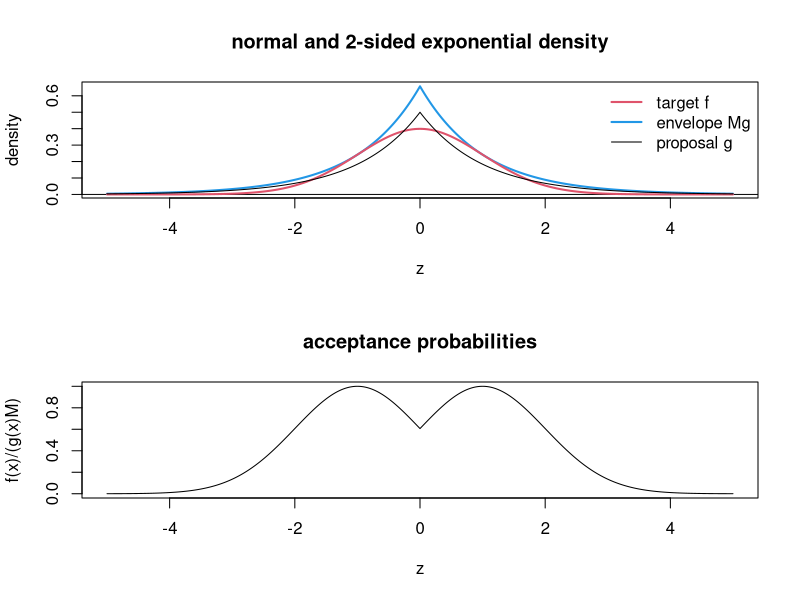
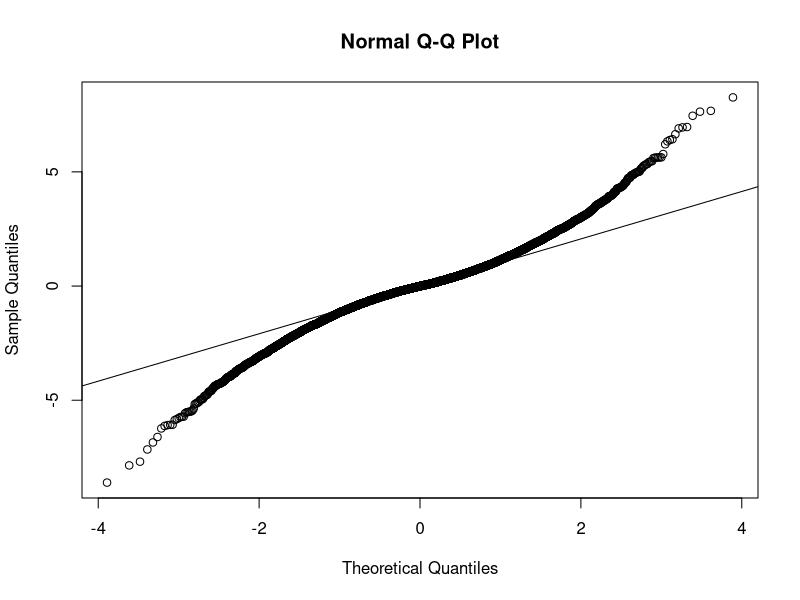
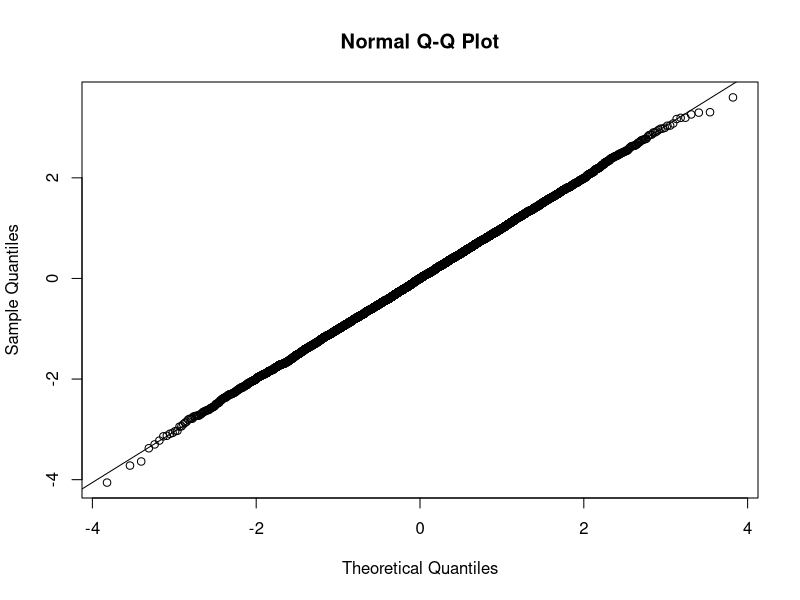
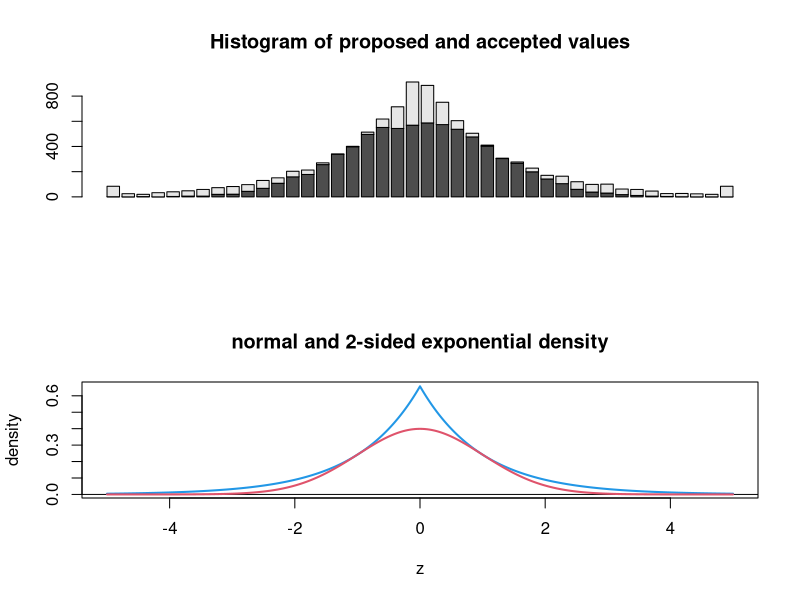
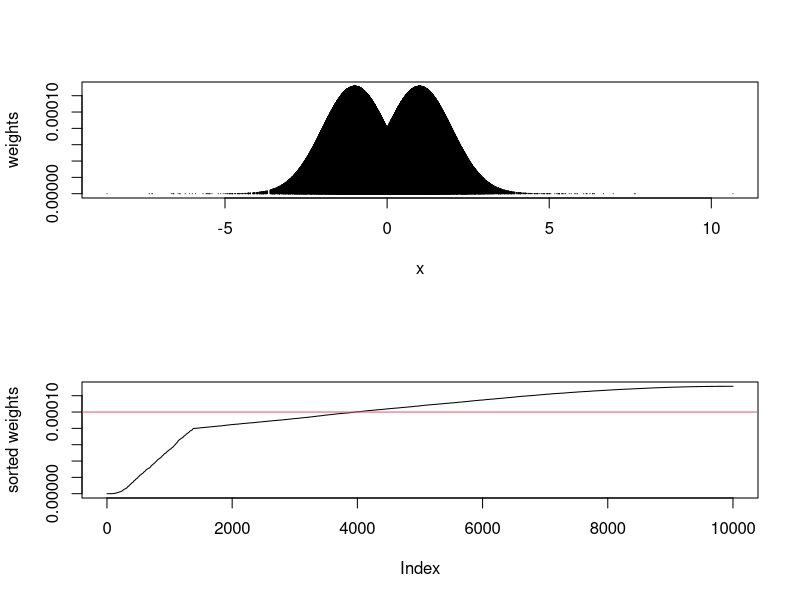
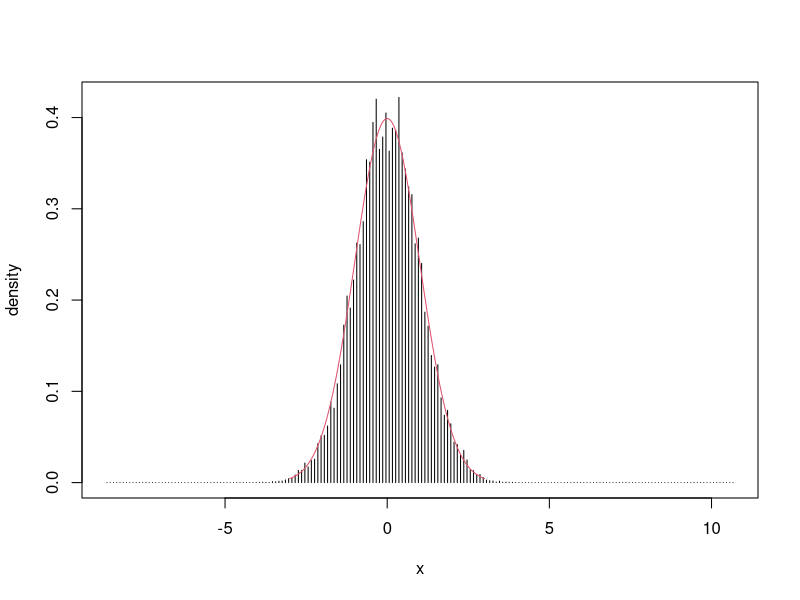
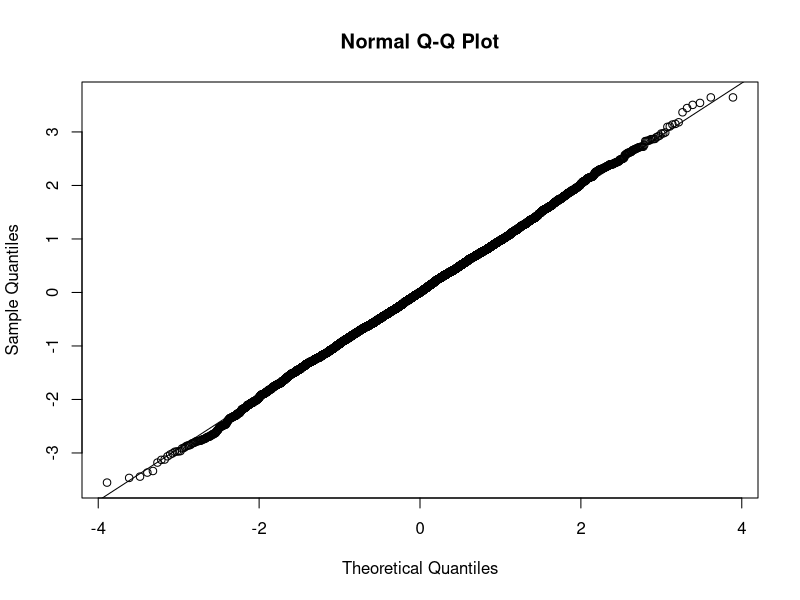

The R source for these figures, in order:
###########################
## 1. Rejection sampling ##
###########################
# Explaining the underlying principle
par(mfrow=c(2,1))
z <- seq(-5,5,0.01)
f <- dnorm(z) # Target density (f "=" pi, Gaussian)
g <- 0.5*exp(-abs(z)) # Proposal density (g "=" tau, laplace aka 2-sided exponential)
M <- 1/sqrt(pi*0.5)*exp(0.5)
plot(z,g*M,type="l",ylab="density",lwd=2,col=4,main=
       "normal and 2-sided exponential density")
abline(h=0)
lines(z,f,col=2,lwd=2) 
lines(z,g)
legend("topright",c("target f","envelope Mg","proposal g"),col=c(2,4,1),lwd=c(2,2,1),bt="n")
plot(z,f/g/M,type="l",ylab="f(x)/(g(x)M)",main=
       "acceptance probabilities")
1/M # acceptance probability = 1/M

# Implementing 
n <- 10000
par(mfrow=c(1,1))
x <- (2*(runif(n) < 0.5)-1)*log(runif(n)) # Sample from g (laplace distribution) using quantile transform
qqnorm(x) # g has heavier tails than f
qqline(x)
a <- exp(-0.5*(abs(x)-1)^2) # Vector of acceptance probabilities
y <- x[runif(n)<a] # Accept/reject step
qqnorm(y) # Check for normality 
qqline(y)
length(y) # Number of accepted values

br <- c(-12,seq(-4,4,0.2),12) # Histogram boundaries 
hg <- hist(x,breaks=br,plot=F)$counts # Frequencies of proposed values
hf <- hist(y,breaks=br,plot=F)$counts # Frequencies of accepted values
par(mfrow=c(2,1))
barplot(height=rbind(hf,hg-hf),main=
          "Histogram of proposed and accepted values")
plot(z,g*M,type="l",ylab="density",lwd=2,col=4,main=
       "normal and 2-sided exponential density") 
abline(h=0)
lines(z,f,col=2,lwd=2) 


###########################
# 2. Importance sampling ## (for the same pair target/proposal)
###########################
n <- 10000
x <- (2*(runif(n) < 0.5)-1)*log(runif(n)) #Sample from g (laplace distribution)
w <- exp(-0.5*(abs(x)-1)^2)
w <- w/sum(w) #Weights for importance sampling
plot(x,w,type="h",ylab="weights")
plot(sort(w),ylab="sorted weights",type="l")
abline(h=0.0001,col=2) #Shows non-uniformity of weights.

##Show that weighted sample has the correct the target density
par(mfrow=c(1,1)) #Histogram of the weighted sample
kmax <- ceiling(10*(max(x)-min(x))) #Number of classes with length 0.1
c0 <- min(x) - 0.05 
c1 <- c0 + kmax*0.1
z <- ceiling((x-c0)*10) # Assigning observations to intervals
h <- rep(0,kmax)
for (k in (1:kmax)) h[k] <- sum(w[z==k]) # Counting frequencies
plot(c0+((1:kmax)-0.5)*0.1,h*10,type="h",xlab="x",ylab="density" )
xx <- seq(-3,3,0.01)
lines(xx,dnorm(xx),col=2)

##SIR
y <- as.vector(x%*%rmultinom(n, size=1, prob=w))
qqnorm(y)
qqline(y)
length(unique(y))##Number of unique values

